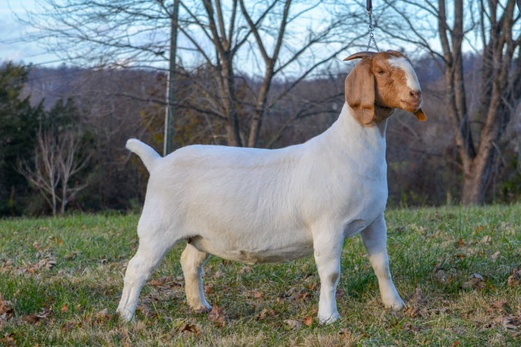
#> input picture goat3.jpg, 521 x 347 px, shrunk from 1000 x 667 before the run
$ python matting.py
#> lines starting #> are read from the running program, lines starting #| are printed output that depends on the picture
import cv2
import numpy as np
import matplotlib.pyplot as plt

def extract_object_and_merge_with_grabcut(foreground_path, background_path, rect=None):
    # Baca gambar objek (foreground) dan background
#> called with foreground_path = 'goat3.jpg', background_path = 'grass-bg.jpg'
    foreground = cv2.imread(foreground_path)
#> foreground is the input picture: shape (347, 521, 3); mean B, G, R 114.7, 118.8, 113.1
    background = cv2.imread(background_path)
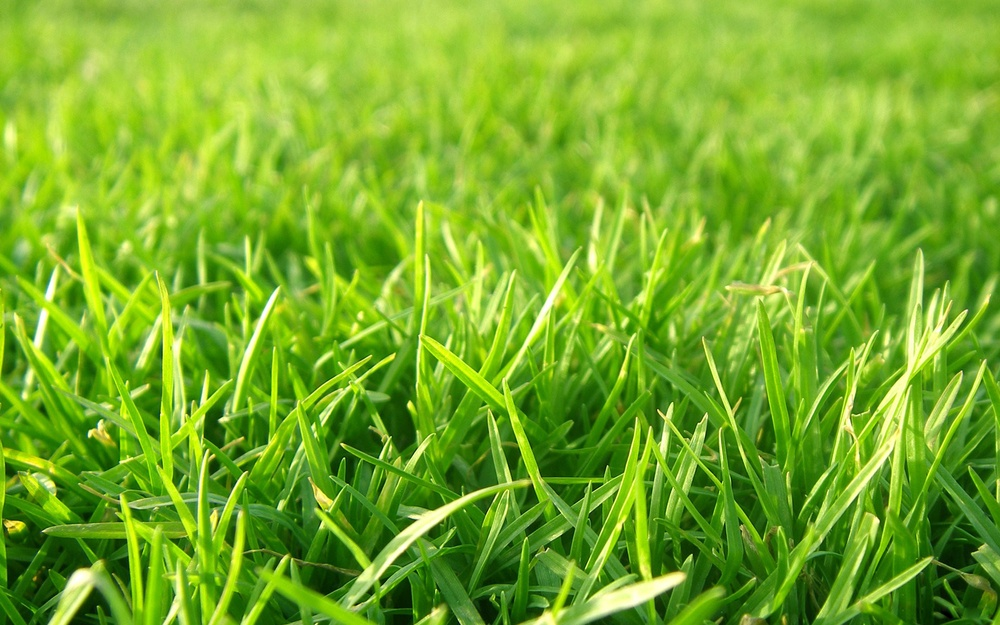
#> input picture grass-bg.jpg, 1000 x 625 px, shrunk from 1920 x 1200 before the run
#> background is the input picture: shape (625, 1000, 3); mean B, G, R 39.4, 172.8, 118.6

    # Pastikan ukuran background sama dengan foreground
    background = cv2.resize(background, (foreground.shape[1], foreground.shape[0]))
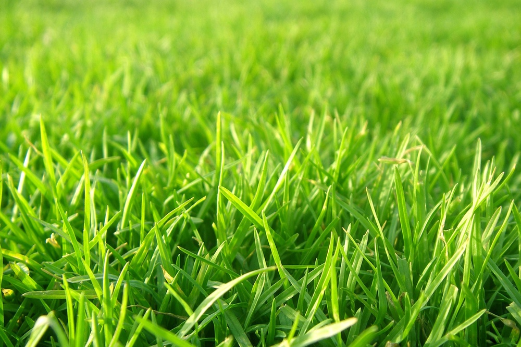
#> background: shape (347, 521, 3); mean B, G, R 39.3, 172.7, 118.5

    # Jika rect belum diberikan, kita gunakan seluruh gambar
    if rect is None:
        rect = (10, 10, foreground.shape[1] - 30, foreground.shape[0] - 30)  # (x, y, width, height)
#> rect = (10, 10, 491, 317)

    # Inisialisasi mask dan model untuk GrabCut
    mask = np.zeros(foreground.shape[:2], np.uint8)
    bgd_model = np.zeros((1, 65), np.float64)
    fgd_model = np.zeros((1, 65), np.float64)

    # Terapkan GrabCut untuk memisahkan objek dari latar belakang
    cv2.grabCut(foreground, mask, rect, bgd_model, fgd_model, 5, cv2.GC_INIT_WITH_RECT)

    # Buat mask biner untuk objek
    mask2 = np.where((mask == 2) | (mask == 0), 0, 1).astype('uint8')
    obj_only = foreground * mask2[:, :, np.newaxis]
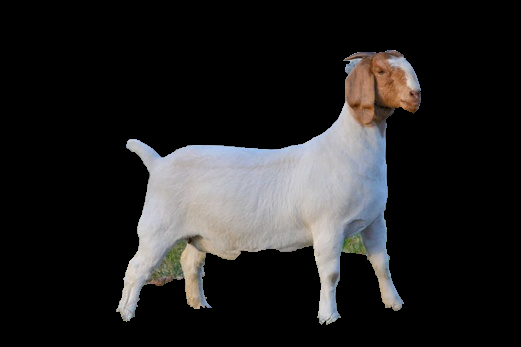
#> obj_only: shape (347, 521, 3); mean B, G, R 34.3, 34.3, 35

    # Buat versi putih dari objek hanya untuk tampilan
    obj_white = np.zeros_like(foreground)
    obj_white[mask2 == 1] = [255, 255, 255]  # Set pixels to white where mask is 1

    # Ekstrak bagian background di gambar kedua yang akan ditempati objek
    mask_inv = cv2.bitwise_not(mask2 * 255)
    background_only = cv2.bitwise_and(background, background, mask=mask_inv)
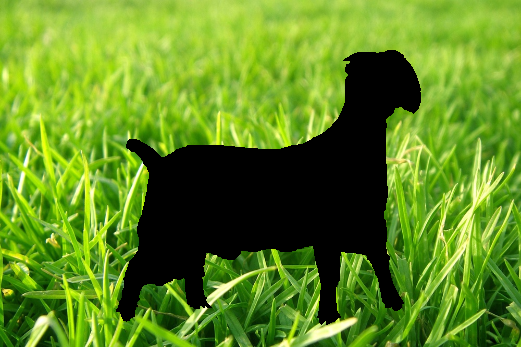
#> background_only: shape (347, 521, 3); mean B, G, R 32.5, 137.1, 95.1

    # Gabungkan objek asli dengan background
    combined_image = cv2.add(background_only, obj_only)
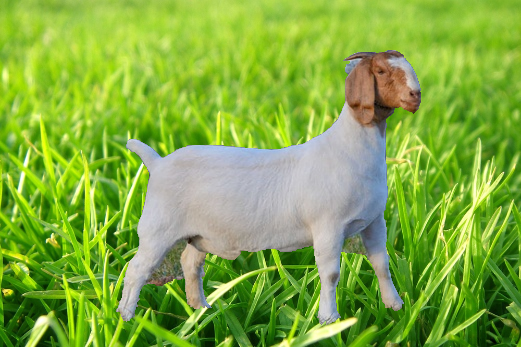
#> combined_image: shape (347, 521, 3); mean B, G, R 66.8, 171.3, 130.1

    # Tampilkan hasil menggunakan matplotlib
    plt.figure(figsize=(15, 5))

    # Tampilkan gambar asli
    plt.subplot(1, 3, 1)
    plt.title("Input")
    plt.imshow(cv2.cvtColor(foreground, cv2.COLOR_BGR2RGB))
    plt.axis('off')

    # Tampilkan objek yang diekstrak dalam warna putih
    plt.subplot(1, 3, 2)
    plt.title("Extracted")
    plt.imshow(cv2.cvtColor(obj_white, cv2.COLOR_BGR2RGB))
    plt.axis('off')

    # Tampilkan hasil akhir gabungan dengan background
    plt.subplot(1, 3, 3)
    plt.title("Output")
    plt.imshow(cv2.cvtColor(combined_image, cv2.COLOR_BGR2RGB))
    plt.axis('off')

    plt.show()
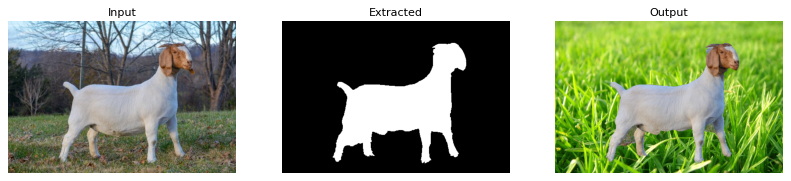
#> figure drawn by matplotlib, 3 panels

    # Simpan hasil akhir
    cv2.imwrite("combined_output_grabcut.png", combined_image)

# Path ke gambar foreground dan background
foreground_path = "goat3.jpg"
background_path = "grass-bg.jpg"

# Panggil fungsi dengan menggunakan GrabCut
extract_object_and_merge_with_grabcut(foreground_path, background_path)
